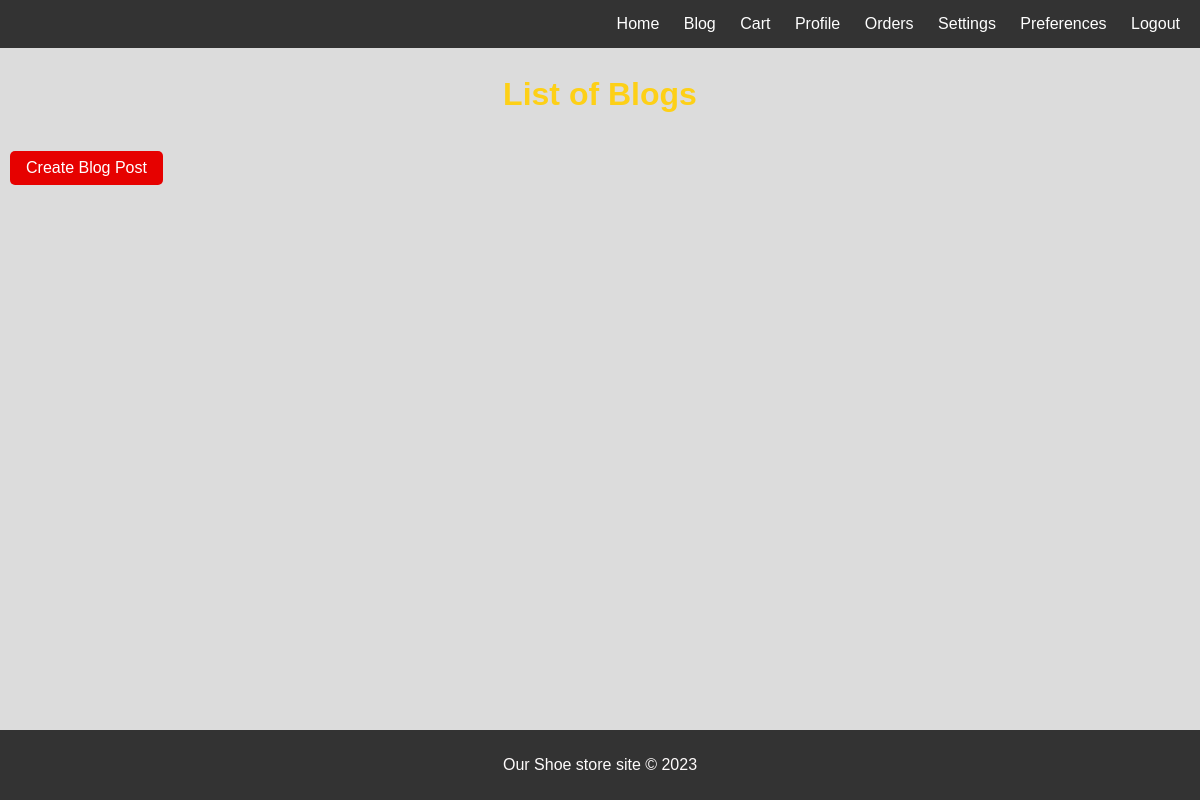
/api/v1/blog/blogs/ (signed in), run on an earlier commit of the app's database.
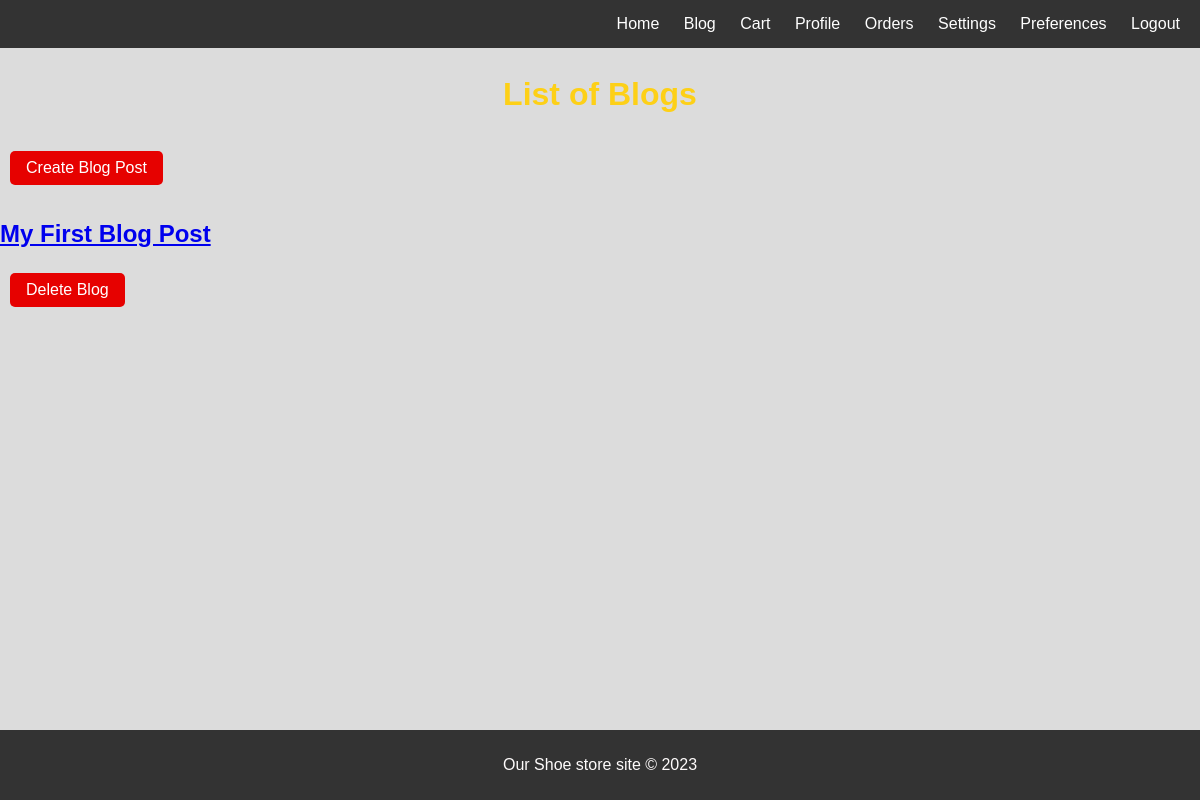
And on a later commit of the database.
### blog/models.py (models this page shows, shortened)
class BlogPost(models.Model):
    author = models.ForeignKey(
        "users.User",
        related_name="blog_posts",
        on_delete=models.CASCADE,
        null=False,
        verbose_name="author",
        help_text="the author of this blog post",
    )
    title = models.CharField(
        max_length=255,
        null=False,
        verbose_name="title",
        help_text="the title of the blog post ",
    )
    content = models.TextField(
        null=False,
        verbose_name="Content",
        help_text="The main content of the blog post",
    )
    image = models.ImageField(
        upload_to='blogmodel/images',
        null=True,
        blank=True,
        verbose_name="Image",
        help_text="Image related to the blog post",
    )
    pub_date = models.DateTimeField(
    auto_now_add=True,
    null=False,
    verbose_name="publication date",
    help_text="the date when the blog post was published",
)

### blog/views.py (the view)
# urls.py: path('blogs/', blog_list, name='blog_list'),
def blog_list(request):
    blogs = BlogPost.objects.all()
    return render(request, 'blog_list.html', {'blogs': blogs})

### blog/templates/blog_list.html (shortened to what this page needs)
{% extends 'base.html' %}
{% load static %}
{% block styles %}
    <link rel="stylesheet" href="{% static 'blog/css/blog_list.css' %}">
    <link rel="stylesheet" href="{% static 'user/css/base.css' %}">
{% endblock %}
{% block content %}
<!DOCTYPE html>
<html lang="en">
<head>
</head>
<body>
    <main>
        <h1>List of Blogs</h1>
        {% if user.is_authenticated %}
            <a href="{% url 'blog_create' %}">
                <button id ="create-blog-btn">Create Blog Post</button>
            </a>
        {% endif %}
        <ul class="blog-list">
            {% for blog in blogs %}
                <li>
                    <a href="{% url 'blog_detail' blog.id %}">
                        <h2>{{ blog.title }}</h2>
                    </a>
                    {% if user.is_authenticated and user == blog.author %}
                        <form method="post" action="{% url 'blog_delete' blog.id %}">
                            <button id="delete-blog-btn">Delete Blog</button>
                        </form>
                    {% endif %}
                </li>
            {% endfor %}
        </ul>
    </main>
</body>
</html>
{% endblock %}

What changed in the data, as far as the page shows it:
added BlogPost: title "My First Blog Post", shows "Delete Blog"
